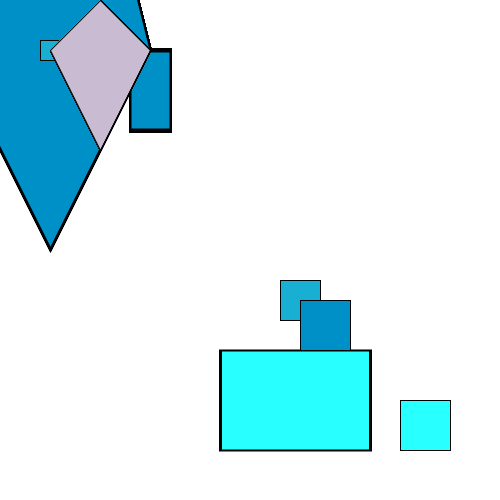
Frame 1 (no input)
Frame 60 (the mouse pressed at the canvas centre just before this capture): identical to frame 1, image omitted
Frame 120 (the mouse held since frame 60 and released just before this capture): identical to frame 1, image omitted

The Processing sketch that drew this single still picture (run headless with seeded random() and noise(); from frame 60 on, the mouse is pressed at the canvas centre):

// Processing sketch: processing_68496
// ── processing_68496.pde

/*this is my homework for the first week of class in C&C Lab. 
Instructions: - Create a sculptural image or animation in Processing, 
including the following:
_FUNCTIONS 
_PUSH/POP MATRIX 
_3+ MATRIX TRANSFORMATIONS (translate, rotate, scale) 
Use this as a chance to review the principles of geometry, color, and 
coordinate system that you learned in bootcamp. 
Be intentional with your design; if possible start with a visual sketch 
of an idea to use as reference.
*/

//I'm going to make a shape whose position morphs, so set integers for the positions
int yPos1;
int xPos2;
int yPos2;
int xPos3;
int yPos3;
int xPos4;
int yPos4;

int r;
int g;
int b;

int[] xPos1 = new int[20];

void setup(){
 background(255, 255, 255);
  size(500,500); 
  r = 0;
  g = 144;
  b = 200;
  
  for (int i=0; i<20; i++){
  xPos1[i] += 50;
  
  yPos1 = xPos1[i];
  xPos2 = yPos1 + 50;
  yPos2 = yPos1 - 50;
  xPos3 = xPos2 + 50;
  yPos3 = yPos1;
  xPos4 = xPos2;
  yPos4 = yPos1 + 100;
  
}
}
void draw(){
  background(255, 255, 255);
 
  
 /* This is not working! I want it to keep going through and making new shapes with each [i] I don't know what's going wrong, trying different things...*/
 for (int i=0; i<20; i++) {
 beginShape();
   vertex(xPos1[i], yPos1);
   vertex(xPos2, yPos2);
   vertex(xPos3, yPos3);
   vertex(xPos4, yPos4);
   vertex(xPos1[i], yPos1);
  endShape();
 }
 for (int i=0; i<20; i++){
  pushMatrix();
   translate(width/2, height/2);
   scale(2, 4);
   rotate(PI);
    rect(40, 30, 20, 20);
  fill(r, g, b);
 beginShape();
   vertex(xPos1[i], yPos1);
   vertex(xPos2, yPos2);
   vertex(xPos3, yPos3);
   vertex(xPos4, yPos4);
   vertex(xPos1[i], yPos1);
  endShape();
  popMatrix();
 }
//why is nothing showing up below???? 
 pushMatrix();
 fill(40, 255, 255);
 translate(width/2, height/2);
 rotate(PI);
 rect(-200, -200, 50, 50);
 scale(3, 2);
 rect(-40, -100, 50, 50);
 popMatrix();
 
 pushMatrix();
 fill(25, 175, 210);
 //rotate(PI/2);
 rect(40, 40, 20, 20);
 translate(width/2, height/2);
 rect(30, 30, 40, 40);
 popMatrix();
 
 
fill (200, 187, 210);
for(int i=0; i<20; i++){
beginShape();
   vertex(xPos1[i], yPos1);
   vertex(xPos2, yPos2);
   vertex(xPos3, yPos3);
   vertex(xPos4, yPos4);
   vertex(xPos1[i], yPos1);
  endShape();
}
 fill(r, g, b);
 rect(300, 300, 50, 50);
}
 
 void mouseClicked(){
   r = 105;
   g = 240;
   b = 225;
 }
 
 void mouseDragged(){
   background (0, 0, 0);
   r = 0;
   g = 0;
   b = 0;
   fill(255, 40, 86);
   rect(pmouseX, pmouseY, mouseX, mouseY);
 }
 
